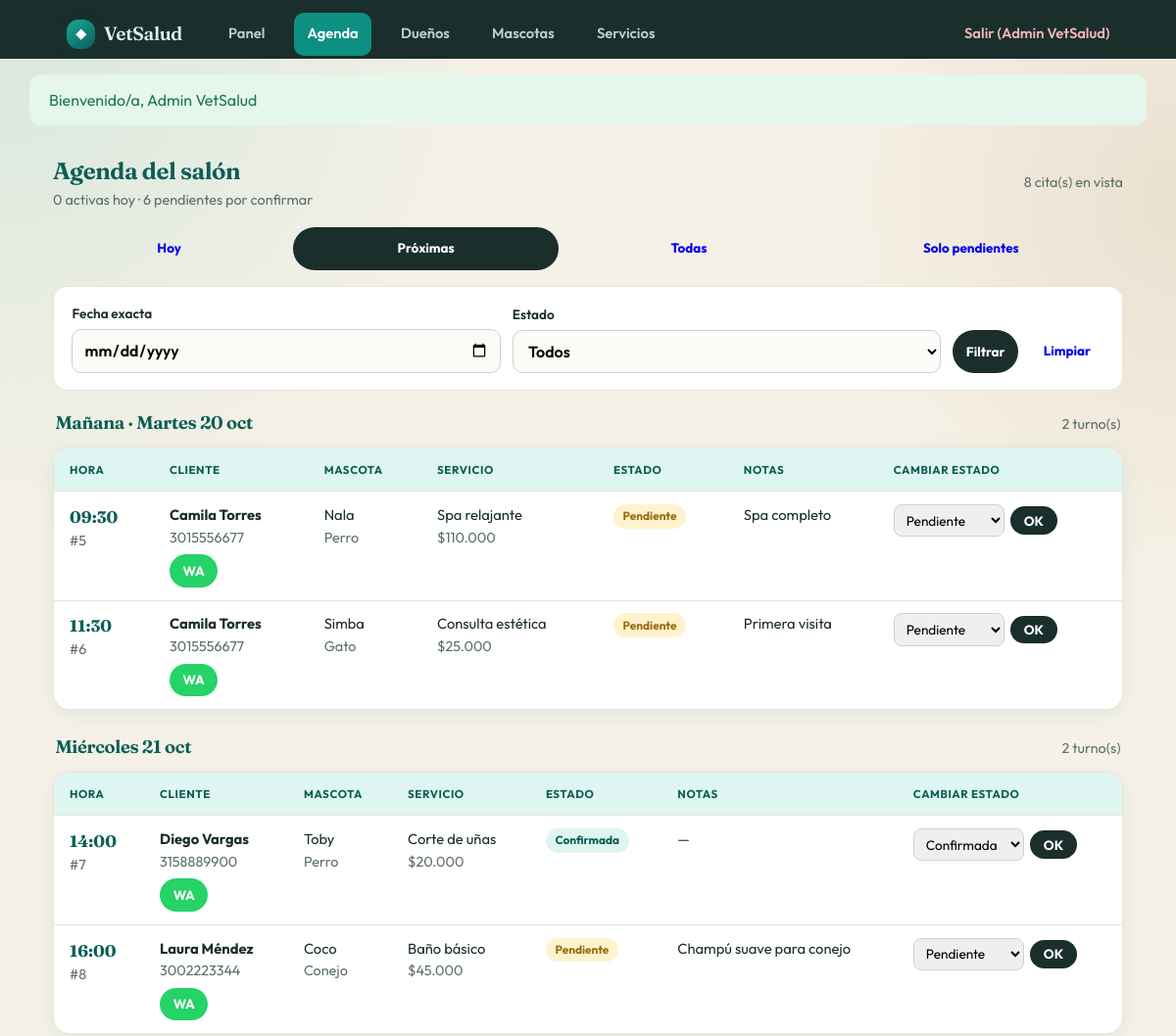
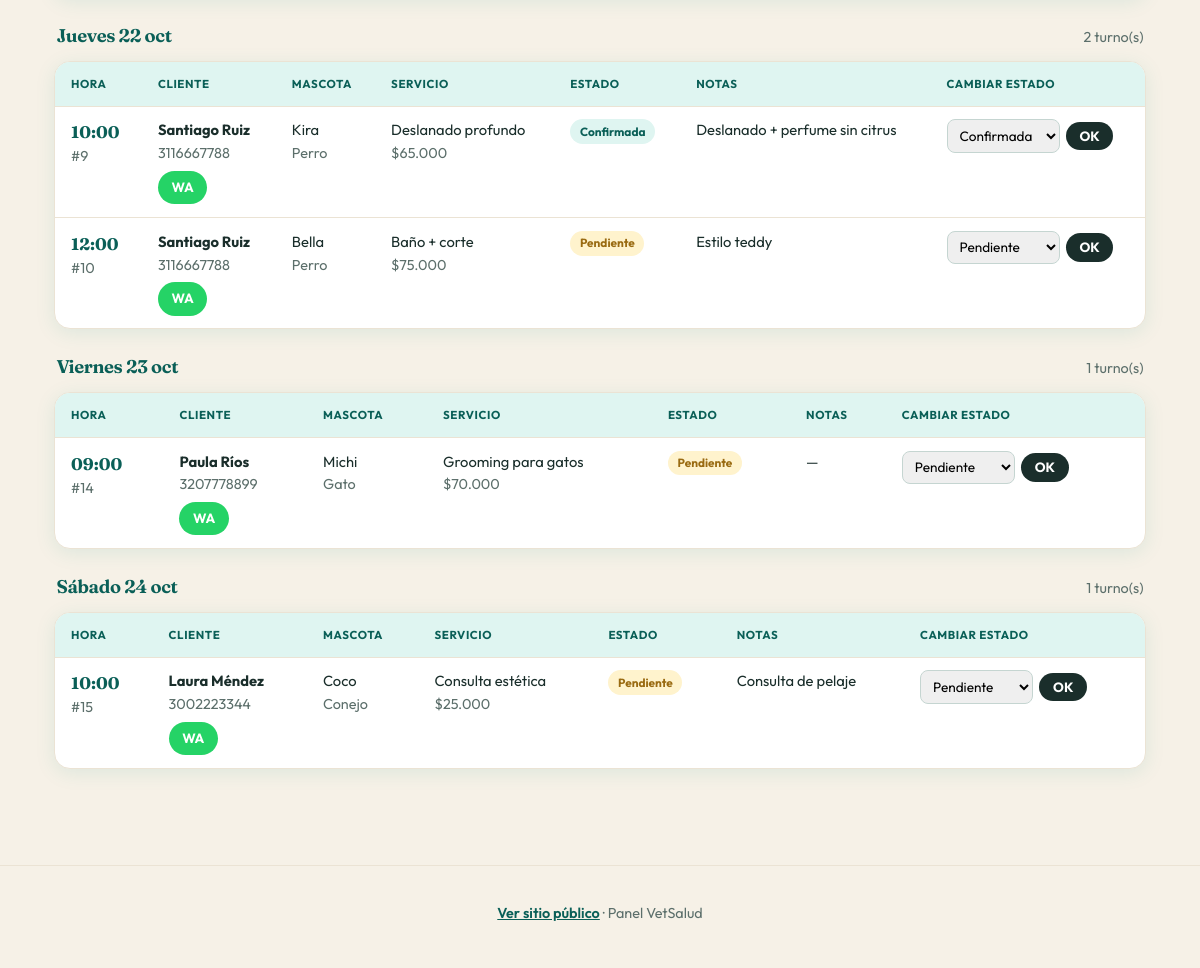
/admin/agenda.php (signed in), run on the app's committed database (2 pictures, top to bottom).
### tables this page shows
CREATE TABLE cita (
  id_cita INT UNSIGNED AUTO_INCREMENT PRIMARY KEY,
  id_dueno INT UNSIGNED NOT NULL,
  id_mascota INT UNSIGNED NOT NULL,
  id_servicio INT UNSIGNED NOT NULL,
  fecha DATE NOT NULL,
  hora TIME NOT NULL,
  estado ENUM('pendiente','confirmada','cancelada','completada') NOT NULL DEFAULT 'pendiente',
  notas TEXT NULL,
  telefono_contacto VARCHAR(20) NOT NULL,
  fecha_registro DATETIME NOT NULL DEFAULT CURRENT_TIMESTAMP,
  CONSTRAINT fk_cita_dueno FOREIGN KEY (id_dueno) REFERENCES dueno(id_dueno),
  CONSTRAINT fk_cita_mascota FOREIGN KEY (id_mascota) REFERENCES mascota(id_mascota),
  CONSTRAINT fk_cita_servicio FOREIGN KEY (id_servicio) REFERENCES servicio(id_servicio),
  KEY idx_cita_fecha (fecha),
  KEY idx_cita_estado (estado)
);

CREATE TABLE dueno (
  id_dueno INT UNSIGNED AUTO_INCREMENT PRIMARY KEY,
  nombre VARCHAR(120) NOT NULL,
  telefono VARCHAR(20) NOT NULL,
  correo VARCHAR(150) NULL,
  direccion VARCHAR(255) NULL,
  UNIQUE KEY uk_dueno_telefono (telefono)
);

CREATE TABLE mascota (
  id_mascota INT UNSIGNED AUTO_INCREMENT PRIMARY KEY,
  nombre VARCHAR(100) NOT NULL,
  id_especie INT UNSIGNED NOT NULL,
  id_raza INT UNSIGNED NULL,
  id_dueno INT UNSIGNED NOT NULL,
  edad_anios TINYINT UNSIGNED NULL,
  notas TEXT NULL,
  CONSTRAINT fk_mascota_especie FOREIGN KEY (id_especie) REFERENCES especie(id_especie),
  CONSTRAINT fk_mascota_raza FOREIGN KEY (id_raza) REFERENCES raza(id_raza),
  CONSTRAINT fk_mascota_dueno FOREIGN KEY (id_dueno) REFERENCES dueno(id_dueno)
    ON UPDATE CASCADE ON DELETE CASCADE
);

CREATE TABLE especie (
  id_especie INT UNSIGNED AUTO_INCREMENT PRIMARY KEY,
  nombre VARCHAR(80) NOT NULL UNIQUE
);

CREATE TABLE servicio (
  id_servicio INT UNSIGNED AUTO_INCREMENT PRIMARY KEY,
  nombre VARCHAR(120) NOT NULL,
  descripcion TEXT NULL,
  precio DECIMAL(10,2) NOT NULL DEFAULT 0.00,
  duracion_min SMALLINT UNSIGNED NOT NULL DEFAULT 60,
  imagen VARCHAR(120) NULL,
  activo TINYINT(1) NOT NULL DEFAULT 1
);

### includes/funciones.php (called while the page is built, shortened)
<?php
function e($texto) {
    return htmlspecialchars((string)$texto, ENT_QUOTES, 'UTF-8');
}
function formatearPrecio($precio) {
    return '$' . number_format((float)$precio, 0, ',', '.');
}
function etiquetaEstado($estado) {
    $map = [
        'pendiente' => 'Pendiente',
        'confirmada' => 'Confirmada',
        'cancelada' => 'Cancelada',
        'completada' => 'Completada',
    ];
    return $map[$estado] ?? $estado;
}
function formatearFechaLarga($fecha) {
    $ts = strtotime((string)$fecha);
    $dias = ['Domingo', 'Lunes', 'Martes', 'Miércoles', 'Jueves', 'Viernes', 'Sábado'];
    $meses = [1 => 'ene', 2 => 'feb', 3 => 'mar', 4 => 'abr', 5 => 'may', 6 => 'jun',
        7 => 'jul', 8 => 'ago', 9 => 'sep', 10 => 'oct', 11 => 'nov', 12 => 'dic'];
    $hoy = date('Y-m-d');
    $manana = date('Y-m-d', strtotime('+1 day'));
    $ymd = date('Y-m-d', $ts);
    $etiqueta = $dias[(int)date('w', $ts)] . ' ' . (int)date('j', $ts) . ' ' . $meses[(int)date('n', $ts)];
    if ($ymd === $manana) {
        return 'Mañana · ' . $etiqueta;
    }
    return $etiqueta;
}
function whatsappUrl($mensaje) {
    return 'https://wa.me/' . WHATSAPP_VETSALUD . '?text=' . rawurlencode($mensaje);
}

### admin/agenda.php (the view, shortened to what this page needs)
<?php
require_once __DIR__ . '/../includes/conexion.php';
require_once __DIR__ . '/../includes/funciones.php';
$estados = ['pendiente', 'confirmada', 'cancelada', 'completada'];
$filtroFecha = trim($_GET['fecha'] ?? '');
$vista = trim($_GET['vista'] ?? 'proximas');
$sql = 'SELECT c.id_cita, c.fecha, c.hora, c.estado, c.notas, c.telefono_contacto,
               d.nombre AS dueno, m.nombre AS mascota, s.nombre AS servicio, s.precio,
               e.nombre AS especie
        FROM cita c
        INNER JOIN dueno d ON d.id_dueno = c.id_dueno
        INNER JOIN mascota m ON m.id_mascota = c.id_mascota
        INNER JOIN especie e ON e.id_especie = m.id_especie
        INNER JOIN servicio s ON s.id_servicio = c.id_servicio
        WHERE 1=1';
$types = '';
$params = [];
$hoy = date('Y-m-d');
if ($filtroFecha !== '' && preg_match('/^\d{4}-\d{2}-\d{2}$/', $filtroFecha)) {
    $sql .= ' AND c.fecha = ?';
    $types .= 's';
    $params[] = $filtroFecha;
} elseif ($vista === 'hoy') {
    $sql .= ' AND c.fecha = ?';
    $types .= 's';
    $params[] = $hoy;
} elseif ($vista === 'proximas') {
    $sql .= ' AND c.fecha >= ?';
    $types .= 's';
    $params[] = $hoy;
}
$sql .= ' ORDER BY c.fecha ASC, c.hora ASC';
$stmt = $mysqli->prepare($sql);
if ($types !== '') {
    $stmt->bind_param($types, ...$params);
}
$stmt->execute();
$citas = $stmt->get_result()->fetch_all(MYSQLI_ASSOC);
$porDia = [];
foreach ($citas as $c) {
    $porDia[$c['fecha']][] = $c;
}
$contPend = (int)$mysqli->query("SELECT COUNT(*) c FROM cita WHERE estado='pendiente' AND fecha >= CURDATE()")->fetch_assoc()['c'];
$contHoy = (int)$mysqli->query("SELECT COUNT(*) c FROM cita WHERE fecha = CURDATE() AND estado IN ('pendiente','confirmada')")->fetch_assoc()['c'];
require __DIR__ . '/../includes/header_admin.php';
?>
<div class="toolbar">
    <div>
        <h2>Agenda del salón</h2>
        <p class="meta"><?= $contHoy ?> activas hoy · <?= $contPend ?> pendientes por confirmar</p>
    </div>
    <span class="meta"><?= count($citas) ?> cita(s) en vista</span>
</div>
<div class="admin-quick" style="margin-bottom:1rem">
    <a class="btn btn-sm <?= $vista === 'hoy' && $filtroFecha === '' ? 'btn-primary' : '' ?>" href="?vista=hoy">Hoy</a>
    <a class="btn btn-sm <?= $vista === 'proximas' && $filtroFecha === '' ? 'btn-primary' : '' ?>" href="?vista=proximas">Próximas</a>
    <a class="btn btn-sm <?= $vista === 'todas' && $filtroFecha === '' ? 'btn-primary' : '' ?>" href="?vista=todas">Todas</a>
    <a class="btn btn-sm" href="?vista=proximas&estado=pendiente">Solo pendientes</a>
</div>
<form class="filtros" method="get">
    <label>Fecha exacta
        <input type="date" name="fecha" value="<?= e($filtroFecha) ?>">
    </label>
    <label>Estado
        <select name="estado">
            <option value="">Todos</option>
        </select>
    </label>
    <button class="btn btn-primary btn-sm" type="submit">Filtrar</button>
    <a class="btn btn-sm" href="agenda.php">Limpiar</a>
</form>
<?php if (!$citas): ?>
    <div class="tabla-wrap agenda-vacia">
        <p>No hay citas con esos filtros.</p>
    </div>
<?php else: ?>
    <?php foreach ($porDia as $fecha => $lista): ?>
        <section class="agenda-dia">
            <div class="agenda-dia__cabecera">
                <h3><?= e(formatearFechaLarga($fecha)) ?></h3>
                <span class="meta"><?= count($lista) ?> turno(s)</span>
            </div>
            <div class="tabla-wrap tabla-agenda-wrap">
                <table class="tabla-agenda">
                    <thead>
                        <tr>
                            <th>Hora</th>
                            <th>Cliente</th>
                            <th>Mascota</th>
                            <th>Servicio</th>
                            <th>Estado</th>
                            <th>Notas</th>
                            <th>Cambiar estado</th>
                        </tr>
                    </thead>
                    <tbody>
                    <?php foreach ($lista as $c): ?>
                        <tr>
                            <td data-label="Hora">
                                <span class="hora-chip"><?= e(substr($c['hora'], 0, 5)) ?></span>
                                <br><span class="meta">#<?= (int)$c['id_cita'] ?></span>
                            </td>
                            <td data-label="Cliente">
                                <strong><?= e($c['dueno']) ?></strong>
                                <br><span class="meta"><?= e($c['telefono_contacto']) ?></span>
                                <br>
                                <a class="btn btn-wa btn-sm" style="margin-top:0.35rem"
                                   href="<?= e(whatsappUrl('Hola ' . $c['dueno'] . ', te escribimos de VetSalud sobre la cita de ' . $c['mascota'] . ' el ' . $c['fecha'] . ' a las ' . substr($c['hora'], 0, 5) . '.')) ?>"
                                   target="_blank" rel="noopener">WA</a>
                            </td>
                            <td data-label="Mascota">
                                <?= e($c['mascota']) ?>
                                <br><span class="meta"><?= e($c['especie']) ?></span>
                            </td>
                            <td data-label="Servicio">
                                <?= e($c['servicio']) ?>
                                <br><span class="meta"><?= e(formatearPrecio($c['precio'])) ?></span>
                            </td>
                            <td data-label="Estado"><span class="badge badge-<?= e($c['estado']) ?>"><?= e(etiquetaEstado($c['estado'])) ?></span></td>
                            <td data-label="Notas"><?= e($c['notas'] ?: '—') ?></td>
                            <td data-label="Cambiar estado">
                                <form method="post" class="acciones">
                                    <select name="estado">
                                        <?php foreach ($estados as $est): ?>
                                            <option value="<?= e($est) ?>" <?= $c['estado'] === $est ? 'selected' : '' ?>>
                                                <?= e(etiquetaEstado($est)) ?>
                                            </option>
                                        <?php endforeach; ?>
                                    </select>
                                    <button class="btn btn-sm btn-primary" type="submit">OK</button>
                                </form>
                            </td>
                        </tr>
                    <?php endforeach; ?>
                    </tbody>
                </table>
            </div>
        </section>
    <?php endforeach; ?>
<?php endif; ?>
<?php require __DIR__ . '/../includes/footer_admin.php'; ?>

### css/estilos.css (style rules this page uses)
:root { --aqua: #0d8f82; --aqua-mid: #1aa89a; --aqua-deep: #0a5f57; --aqua-mist: #dff5f1; --cream: #f6f1e7; --cream-warm: #ebe3d4; --sand: #e4d9c5; --ink: #1a2e2b; --muted: #5c6f6b; --white: #ffffff; --danger: #b33a3a; --ok: #1a7a4c; --warn: #9a6b12; --radius: 16px; --shadow: 0 12px 40px rgba(26, 46, 43, 0.08); --shadow-soft: 0 4px 20px rgba(13, 143, 130, 0.1); --font-display: "Fraunces", Georgia, serif; --font-body: "Outfit", "Source Sans 3", system-ui, sans-serif; --gutter: clamp(1rem, 3.5vw, 1.5rem); --content: 1140px; --touch: 44px; }
* { box-sizing: border-box; margin: 0; padding: 0; }
html { scroll-behavior: smooth; -webkit-text-size-adjust: 100%; }
body { font-family: var(--font-body); background: radial-gradient(ellipse 80% 50% at 0% 0%, rgba(26, 168, 154, 0.14), transparent 55%), radial-gradient(ellipse 60% 40% at 100% 10%, rgba(228, 217, 197, 0.7), transparent 50%), var(--cream); color: var(--ink); min-height: 100vh; line-height: 1.55; overflow-x: clip; }
h1, h2, h3, .brand { font-family: var(--font-display); font-weight: 650; letter-spacing: -0.02em; }
.btn { display: inline-flex; align-items: center; justify-content: center; gap: 0.35rem; border: none; border-radius: 999px; padding: 0.75rem 1.35rem; font-weight: 700; text-decoration: none; cursor: pointer; font-family: inherit; font-size: 0.95rem; transition: transform 0.15s, background 0.2s, box-shadow 0.2s; }
.btn-primary { background: var(--ink); color: white; }
.btn-sm { padding: 0.4rem 0.85rem; font-size: 0.84rem; }
.btn-wa { background: #25d366; color: white; }
.meta { color: var(--muted); font-size: 0.9rem; }
.tabla-wrap { overflow-x: auto; background: white; border-radius: var(--radius); border: 1px solid var(--cream-warm); box-shadow: var(--shadow-soft); }
table { width: 100%; border-collapse: collapse; }
th, td { text-align: left; padding: 0.8rem 1rem; border-bottom: 1px solid var(--cream-warm); font-size: 0.92rem; vertical-align: top; }
th { background: var(--aqua-mist); color: var(--aqua-deep); font-size: 0.72rem; text-transform: uppercase; letter-spacing: 0.05em; }
tr:last-child td { border-bottom: none; }
.badge { display: inline-block; padding: 0.2rem 0.6rem; border-radius: 999px; font-size: 0.74rem; font-weight: 700; }
.badge-pendiente { background: #fff3cd; color: var(--warn); }
.badge-confirmada { background: var(--aqua-mist); color: var(--aqua-deep); }
.filtros { display: flex; gap: 0.75rem; flex-wrap: wrap; margin-bottom: 1.15rem; align-items: end; background: white; padding: clamp(0.85rem, 2vw, 1.1rem) clamp(0.9rem, 2vw, 1.15rem); border-radius: 14px; border: 1px solid var(--cream-warm); }
.filtros label { display: grid; gap: 0.3rem; font-size: 0.85rem; font-weight: 600; flex: 1 1 140px; min-width: 0; }
.filtros input, .filtros select { min-height: var(--touch); padding: 0.5rem 0.7rem; border-radius: 10px; border: 1px solid #c5d5d1; font: inherit; font-size: 1rem; background: #fcfbf8; width: 100%; }
.filtros .btn { min-height: var(--touch); }
.acciones { display: flex; gap: 0.4rem; flex-wrap: wrap; align-items: center; }
.acciones select { padding: 0.35rem 0.5rem; border-radius: 8px; border: 1px solid #c5d5d1; font: inherit; font-size: 0.85rem; }
.toolbar { display: flex; justify-content: space-between; align-items: center; gap: 1rem; margin-bottom: 1rem; flex-wrap: wrap; }
.toolbar h2 { color: var(--aqua-deep); }
.agenda-dia { margin-bottom: 1.5rem; }
.agenda-dia__cabecera { display: flex; align-items: baseline; justify-content: space-between; gap: 1rem; margin-bottom: 0.65rem; padding: 0 0.15rem; }
.agenda-dia__cabecera h3 { color: var(--aqua-deep); font-size: 1.15rem; }
.hora-chip { font-family: var(--font-display); font-weight: 700; color: var(--aqua-deep); font-size: 1.05rem; }
.admin-quick { display: flex; gap: 0.5rem; flex-wrap: wrap; margin-top: 0.5rem; }
.admin-quick .btn { min-height: var(--touch); flex: 1 1 auto; }
.tabla-agenda thead { display: table-header-group; }
.tabla-agenda td[data-label]::before { display: none; }

### data on the page
cita: hora "09:30", id_cita "5", id_dueno.nombre "Camila Torres", telefono_contacto "3015556677", id_mascota.nombre "Nala", especie.nombre "Perro", id_servicio.nombre "Spa relajante", id_servicio.precio "$110.000", estado "Pendiente", notas "Spa completo"
cita: hora "11:30", id_cita "6", id_dueno.nombre "Camila Torres", telefono_contacto "3015556677", id_mascota.nombre "Simba", especie.nombre "Gato", id_servicio.nombre "Consulta estética", id_servicio.precio "$25.000", estado "Pendiente", notas "Primera visita"
cita: hora "14:00", id_cita "7", id_dueno.nombre "Diego Vargas", telefono_contacto "3158889900", id_mascota.nombre "Toby", especie.nombre "Perro", id_servicio.nombre "Corte de uñas", id_servicio.precio "$20.000", estado "Confirmada", notas "—"
cita: hora "16:00", id_cita "8", id_dueno.nombre "Laura Méndez", telefono_contacto "3002223344", id_mascota.nombre "Coco", especie.nombre "Conejo", id_servicio.nombre "Baño básico", id_servicio.precio "$45.000", estado "Pendiente", notas "Champú suave para conejo"
cita: hora "10:00", id_cita "9", id_dueno.nombre "Santiago Ruiz", telefono_contacto "3116667788", id_mascota.nombre "Kira", especie.nombre "Perro", id_servicio.nombre "Deslanado profundo", id_servicio.precio "$65.000", estado "Confirmada", notas "Deslanado + perfume sin citrus"
cita: hora "12:00", id_cita "10", id_dueno.nombre "Santiago Ruiz", telefono_contacto "3116667788", id_mascota.nombre "Bella", especie.nombre "Perro", id_servicio.nombre "Baño + corte", id_servicio.precio "$75.000", estado "Pendiente", notas "Estilo teddy"
cita: hora "09:00", id_cita "14", id_dueno.nombre "Paula Ríos", telefono_contacto "3207778899", id_mascota.nombre "Michi", especie.nombre "Gato", id_servicio.nombre "Grooming para gatos", id_servicio.precio "$70.000", estado "Pendiente", notas "—"
cita: hora "10:00", id_cita "15", id_dueno.nombre "Laura Méndez", telefono_contacto "3002223344", id_mascota.nombre "Coco", especie.nombre "Conejo", id_servicio.nombre "Consulta estética", id_servicio.precio "$25.000", estado "Pendiente", notas "Consulta de pelaje"

### other printed values
$nombreAdmin "Admin VetSalud"
$mensaje "Bienvenido/a, Admin VetSalud"
$contHoy "0"
$contPend "6"
count($citas) "8"
formatearFechaLarga($fecha) "Mañana · Martes 20 oct"
count($lista) "2"
formatearFechaLarga($fecha) "Miércoles 21 oct"
formatearFechaLarga($fecha) "Jueves 22 oct"
formatearFechaLarga($fecha) "Viernes 23 oct"
count($lista) "1"
formatearFechaLarga($fecha) "Sábado 24 oct"
form field estado "Pendiente"
form field estado "Confirmada"
